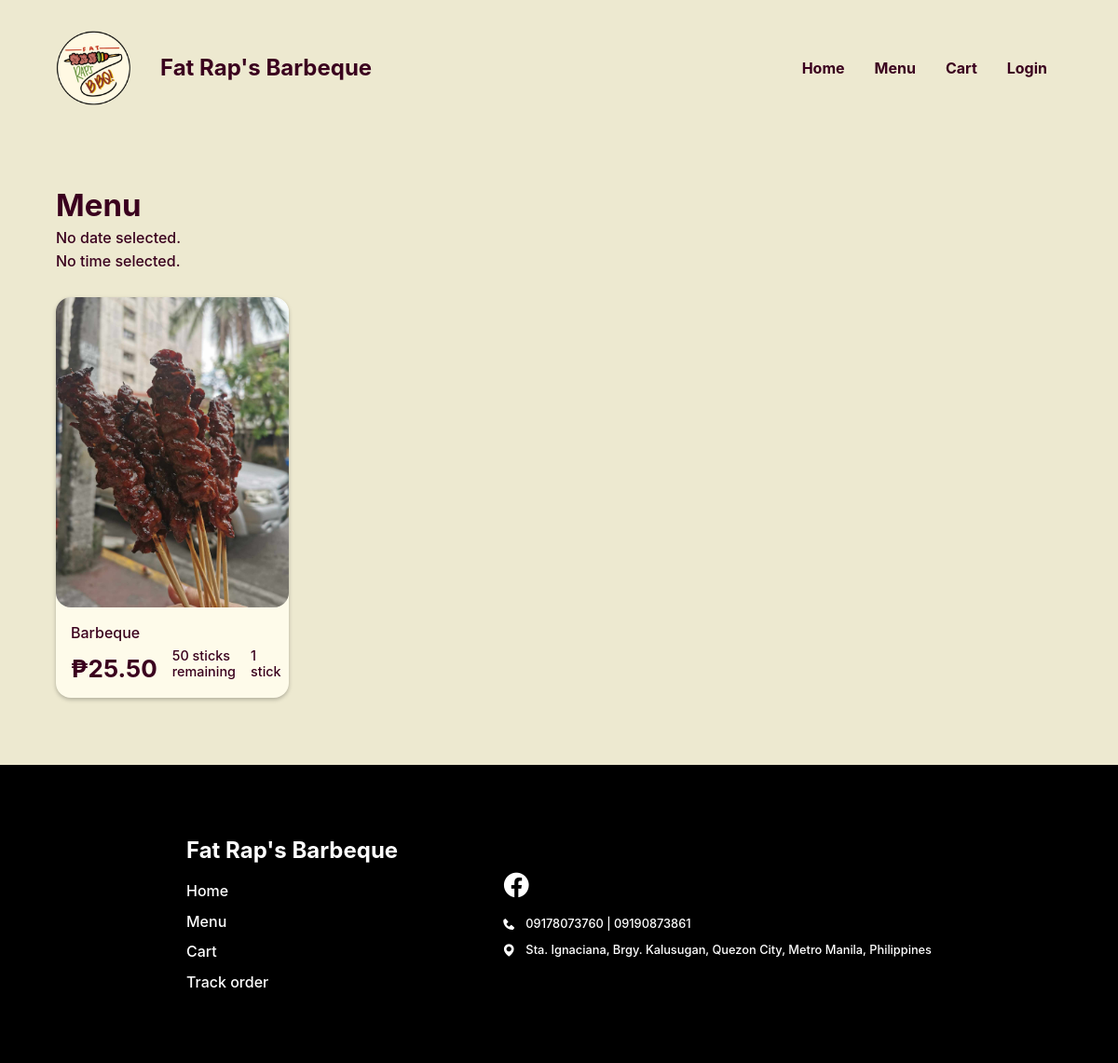
/Website/menu.php, run on the app's committed database.
### tables this page shows
CREATE TABLE `food` (
  `FOOD_ID` int(18) UNSIGNED NOT NULL,
  `CTGY_ID` int(18) NOT NULL,
  `FOOD_NAME` varchar(20) NOT NULL,
  `FOOD_PRICE` decimal(10,2) NOT NULL,
  `FOOD_DESC` varchar(50) NOT NULL,
  `FOOD_IMG` varchar(255) NOT NULL,
  `FOOD_STOCK` int(20) NOT NULL,
  `FOOD_ACTIVE` varchar(10) NOT NULL,
  `FOOD_TYPE` varchar(16) NOT NULL,
  `HOURLY_CAP` int(18) NOT NULL
);

### Website/menu.php (the view, shortened to what this page needs)
<?php
@include 'constants.php';
$PRSN_ROLE = $_SESSION['prsn_role'];
?>
<!DOCTYPE html>
<html lang="en">
<head>
    <link rel="stylesheet" href="header-styles.css">
    <link rel="stylesheet" href="customer-styles.css">
    <link href='https://unpkg.com/boxicons@2.1.4/css/boxicons.min.css' rel='stylesheet'>
</head>
<body class="<?php echo ($PRSN_ROLE === 'Wholesaler') ? 'wholesaler' : ''; ?>">
    <header class="<?php echo ($PRSN_ROLE === 'Wholesaler') ? 'wholesaler' : ''; ?>">
        <div class="header-container">
            <div class="website-title">
                <img id="logo" src="images/client-logo.png">
                <div class="text">
                    <h1>Fat Rap's Barbeque</h1>
                </div>
            </div>
            <ul class='menubar'>
                <li><a href="<?php echo SITEURL; ?>cus-home-page.php">Home</a></li>
                <li><a href="<?php echo SITEURL; ?>menu.php">Menu</a></li>
                <li><a href="<?php echo SITEURL; ?>cart.php">Cart</a></li>
                <?php
                if (isset($_SESSION['prsn_id'])) {
                ?>
                    <li><a href="<?php echo SITEURL; ?>logout.php">Logout</a>
                    </li>
                <?php
                } else {
                ?>
                    <li><a href="<?php echo SITEURL; ?>login-page.php">Login</a></li>
                <?php
                }
                ?>
            </ul>
        </div>
    </header>
    <main>
        <section class="section menu">
            <div class="container">
                <div class="section-heading">
                    <h2>Menu</h2>
                    <?php if (isset($_SESSION['DATE_SELECTED'])) : ?>
                        <p>Selected Date: <?php echo $_SESSION['DATE_SELECTED']; ?></p>
                    <?php else : ?>
                        <p>No date selected.</p>
                    <?php endif; ?>
                    <?php if (isset($_SESSION['TIME_SELECTED'])) : ?>
                        <p>Selected Time: <?php echo $_SESSION['TIME_SELECTED']; ?></p>
                    <?php else : ?>
                        <p>No time selected.</p>
                    <?php endif; ?>
                </div>
                <section class="section-body">
                    <?php
                    if ($PRSN_ROLE === 'Admin') {
                        $sql = "SELECT * FROM food WHERE FOOD_ACTIVE = 'Yes'";
                    } else {
                        $sql = "SELECT * FROM food WHERE FOOD_ACTIVE = 'Yes' AND FOOD_TYPE = '$PRSN_ROLE'";
                    }
                    $res = mysqli_query($conn, $sql);
                    $count = mysqli_num_rows($res);
                    if ($count > 0) {
                        while ($row = mysqli_fetch_assoc($res)) {
                            $FOOD_ID = $row['FOOD_ID'];
                            $FOOD_NAME = $row['FOOD_NAME'];
                            $FOOD_IMG = $row['FOOD_IMG'];
                            $FOOD_STOCK = $row['FOOD_STOCK'];
                            $HOURLY_CAP = $row['HOURLY_CAP'];
                            $FOOD_PRICE = $row['FOOD_PRICE'];
                            $avail = min($FOOD_STOCK, $HOURLY_CAP);
                    ?>
                            <a class="menu-item" href="<?php echo SITEURL; ?>product-info.php?FOOD_ID=<?php echo $FOOD_ID ?>">
                                <img src="<?php echo SITEURL; ?>images/<?php echo $FOOD_IMG; ?>" alt="">
                                <div class="text">
                                    <p class="name"><?php echo $FOOD_NAME ?></p>
                                    <div class="inline">
                                        <h2>₱<?php echo $FOOD_PRICE ?></h2>
                                        <p><?php echo $avail ?> sticks remaining</p>
                                        <p id="<?php echo ($PRSN_ROLE === 'Wholesaler') ? 'stick-hidden' : ''; ?>">1 stick</p>
                                    </div>
                                </div>
                            </a>
                    <?php
                        }
                    }
                    ?>
                </section>
            </div>
        </section>
    </main>
    <footer>
        <div class="footer-container">
            <div class="left-container">
                <h2>Fat Rap's Barbeque</h2>
                <div class="list">
                    <ul>
                        <li><a href="<?php echo SITEURL; ?>cus-home-page.php">Home</a></li>
                        <li><a href="<?php echo SITEURL; ?>menu.php">Menu</a></li>
                        <li><a href="<?php echo SITEURL; ?>cart.php">Cart</a></li>
                        <li><a href="cus-home-page.php#track-order-section">Track order</a></li>
                    </ul>
                </div>
            </div>
            <div class="right-container">
                <div class="icons-block">
                    <a href="https://www.facebook.com/profile.php?id=100077565231475">
                        <i class='bx bxl-facebook-circle'></i>
                    </a>
                </div>
                <div class="list">
                    <div class="list-items">
                        <i class='bx bxs-phone'></i>
                        <p>09178073760 | 09190873861</p>
                    </div>
                    <div class="list-items">
                        <i class='bx bxs-map'></i>
                        <p>Sta. Ignaciana, Brgy. Kalusugan, Quezon City, Metro Manila, Philippines</p>
                    </div>
                </div>
            </div>
        </div>
    </footer>
</body>
</html>

### Website/header-styles.css (style rules this page uses)
*, *::before, *::after { margin: 0; padding: 0; box-sizing: border-box; font-family: inherit; }
:root { --bg:#F2FFE1; --primary:#f3d95c; --text:#3A001E; --text2: #FA3F1F; --input-bg:#F7F3DC; --eye-icon:#CEC699; --block: #4ADE5D; --block-p:#277B32; --block-h1: #0F4C17; --form-bg: #FFFDEF; --header-text: #3A001E; }
body { font-family: 'Inter', sans-serif; }
header, footer { width: 100%; display: flex; justify-content: center; align-items: center; }
header { height: 8rem; position: fixed; top: 0; z-index: 100; color: var(--header-text); background-color: var(--bg); }
.header-container, .footer-container { margin-inline: auto; margin-top: 2rem; margin-bottom: 0.9rem; width: 90%; max-width: 1200px; display: flex; justify-content: space-between; align-items: center; }
.website-title { display: flex; align-items: center; }
header img { width: 80px; position: relative; }
header .text { margin-left: 2rem; display: flex; flex-direction: column; gap: 0; }
header h1 { white-space: nowrap; font-size: 1.5rem; }
header .text p, footer .right-container p { font-size: 0.8rem; }
li > a { color: inherit; text-decoration: none; }
footer { background-color: #000; color: #fff; min-height: 20rem; }
.footer-container { width: 90%; max-width: 800px; margin: clamp(1rem, 6vw, 4.5rem) auto; display: flex; justify-content: space-between; }
.left-container h2 { margin-bottom: 1.2rem; }
.icons-block { margin-bottom: 1rem; }
.list > ul { padding-inline-start: 0; margin-block: 0; height: 100%; }
.list > ul, .list { display: grid; gap: 0.8rem; }
.list > ul > li { color: #fff; display: block; }
.icons-block { display: flex; gap: 1rem; }
.icons-block a { color: #fff; }
.icons-block i { font-size: 2rem; }
.list-items { display: flex; gap: 10px; }
.menubar { display: flex; flex-direction: row; list-style-type: none; margin: 0; padding: 0; }
.menubar > li { font-weight: bold; margin: 0 1rem; overflow: hidden; }

### Website/customer-styles.css (style rules this page uses)
*, *::before, *::after { margin: 0; padding: 0; box-sizing: border-box; font-family: inherit; }
:root { --bg:#EDE9D0; --primary:#F5D636; --active-primary:#EDCB1C; --input-bg:#F7F3DC; --form-bg: #FFFDEF; --available:#A8D991; --available-text:#304D23; --fully-booked:#C13B24; --fully-booked-text:var(--text); --closed:#3B3B3B; --closed-text:#A9A9A9; --product-info-bg: #C13B24; --block: #FEFBEA; --light-text: var(--block); --text: #3A001E; --gray: #DFDCCB; --green: #6FDE4A; --red: #C13B24; }
body { font-family: 'Inter', sans-serif; font-weight: 500; min-height: 100vh; min-width: 320px; background-color: var(--bg); }
main { padding-top: 8rem; min-height: 70vh; color: var(--text); }
.section { min-width: 320px; display: flex; justify-content: center; align-items: center; }
.container { width: 90%; height: 100%; max-width: 1200px; margin: clamp(1rem, 6vw, 4.5rem) auto; }
img { object-fit: cover; }
.section-heading { display: flex; flex-direction: column; gap: 5px; margin-bottom: 1.8rem; }
.section-heading h2 { font-size: 2.0625rem; }
.section-body { display: flex; flex-direction: column; gap: 1rem; }
.menu .section-body { display: grid; grid-template-columns: repeat(auto-fit, minmax(250px, 250px)); gap: 2rem 3rem; }
.menu .menu-item img { width: 100%; border-radius: 1rem; }
.menu .menu-item { background-color: var(--block); border-radius: 1rem; box-shadow: rgba(0, 0, 0, 0.25) 0px 2px 4px 0px; }
.menu .menu-item { text-decoration: none; color: var(--text); }
.menu .menu-item .text { margin: 0.8rem 1rem 1rem 1rem; }
.menu .menu-item p.name { margin-bottom: 6px; }
.menu .menu-item .inline { display: flex; justify-content: space-between; align-items: flex-end; }
.menu .menu-item .inline p { font-size: 0.9rem; margin-bottom: 4px; }
.menu .menu-item .inline h2 { font-size: 1.625rem; }
.inline { width: 100%; display: flex; align-items: center; gap: 1rem; justify-content: space-between; }

### data on the page
food: FOOD_IMG (picture), FOOD_NAME "Barbeque", FOOD_PRICE "25.50", HOURLY_CAP "50"
